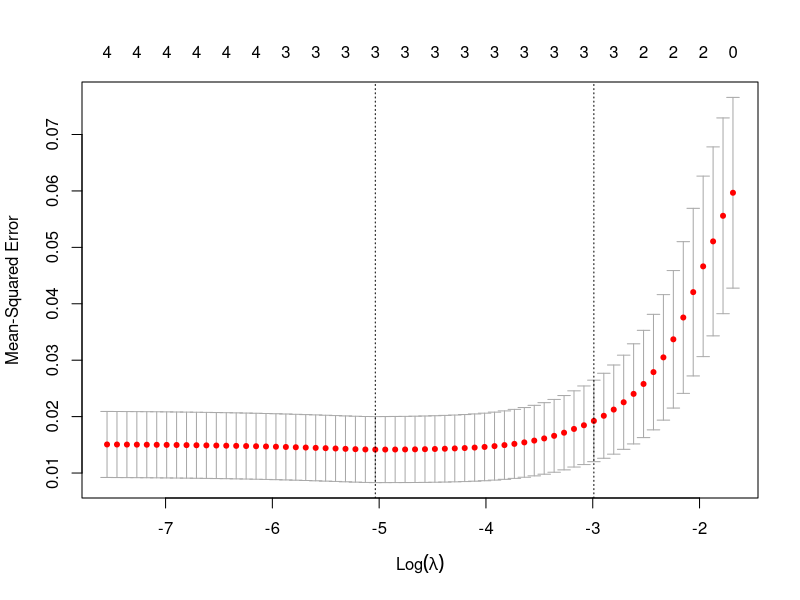
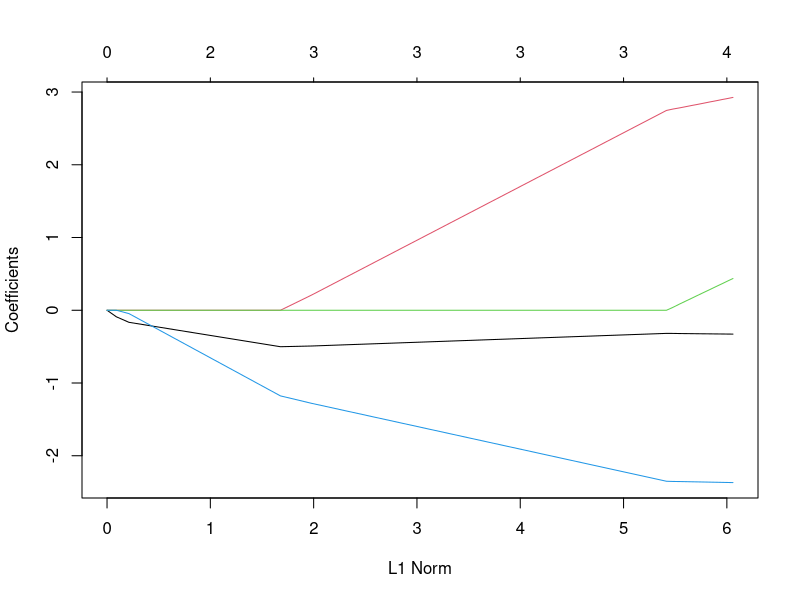

Generate these figures, in order, with R:
##TRU LASSO Presentation##
set.seed(14)
rm(list = ls()) #Clear Environment
####Packages####
if(!require(glmnet)) install.packages("glmnet")
library(glmnet)
#if(!require(stargazer)) install.packages("stargazer")
#library(stargazer)

####Load Data####
Cars <- mtcars
head(Cars) #Different measures


####Min-Max Scaling (0-1) Function####

norm_minmax <- function(x){
  (x- min(x)) /(max(x)-min(x))
}
####Define Model####

#Response Variable
y <- Cars$hp #horse power

#Predictors
x <- data.matrix(Cars[,c('mpg', 'wt', 'drat', 'qsec')]) #Miles/Gallon #Weight (1000lbs) #Rear axle Ratio #1/4 mile time  
#stargazer(head(x),summary=FALSE)
#Scaled#
y <- norm_minmax(y)
x <- norm_minmax(x)


####Model Estimation####

##OLS Model
lm <- lm(y~x)
coef(lm)

##Small lambda
#alpha = 1 for LASSO
m1 <- glmnet(x,y,alpha=1,lambda = 0.001)
coef(m1)

##Large lambda
m2 <- glmnet(x,y,alpha=1,lambda = 5)
coef(m2)


##Cross Validation##
#perform 10-fold cross-validation to find optimal lambda value
cv1 <- cv.glmnet(x, y, nfolds = 10, alpha = 1)
#find optimal lambda value that minimizes test MSE
best_lambda <- cv1$lambda.min
best_lambda

#Plot the progress of MSE by lambda value#
plot(cv1)

#Plot the coef. progress
fit <- glmnet(x,y)
plot(fit)

##Best Model##

m3 <- glmnet(x,y,alpha=1,lambda = best_lambda)
coef(m3) #drat set to zero

